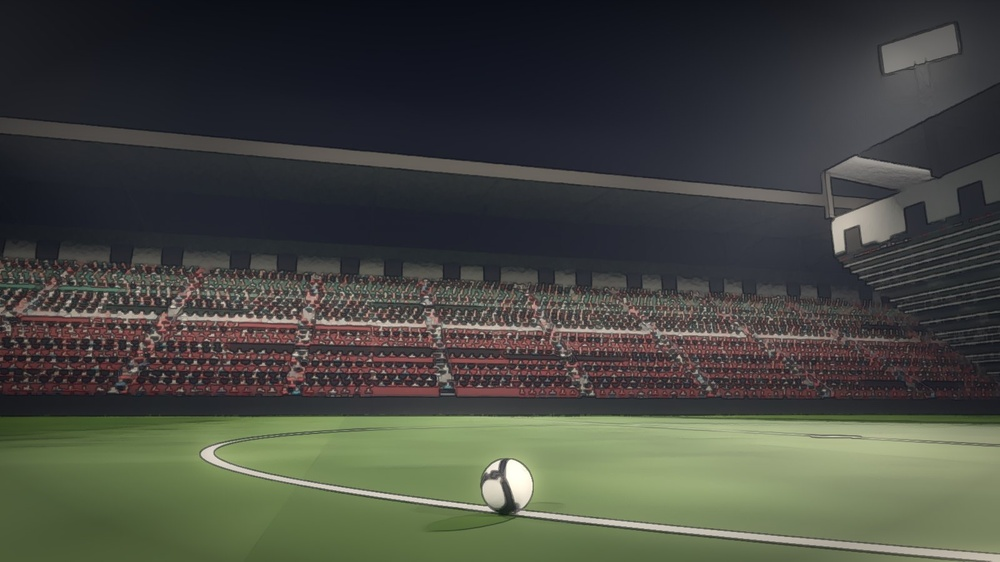
#> input picture assets/menu_key_art.jpg, 1000 x 562 px, shrunk from 1600 x 900 before the run
$ python key_art_post.py ../assets/menu_key_art.jpg ../assets/menu_key_art.jpg
#> lines starting #> are read from the running program, lines starting #| are printed output that depends on the picture
#!/usr/bin/env python3
"""Finish the Blender key art (tools/blender/make_key_art.py) as a painted poster for the menus.

  python3 tools/key_art_post.py <render.png> assets/menu_key_art.jpg

Steps: a painterly pass (edge-preserving smoothing, so the crowd and the stand read as brush work and the noise
goes), bloom round the floodlights, a split-tone grade in the menus' colours (night navy in the shadows,
floodlight gold in the highlights), the sky pulled down to night, a vignette. The floodlight's glow and beams are not baked in:
scripts/ui/menu_stage.gd animates them (its LAMP is where the lamp head sits in the picture).
"""
import sys

import cv2
import numpy as np

src, dst = sys.argv[1], sys.argv[2]
img = cv2.imread(src, cv2.IMREAD_COLOR).astype(np.float32) / 255.0
h, w = img.shape[:2]
#> h = 562; w = 1000

# 1. painted: an edge-preserving stylisation blended in (the picture stays a photo of our stadium, painted over)
u8 = (img * 255).astype(np.uint8)
#> u8 is the input picture: shape (562, 1000, 3); mean B, G, R 64.7, 72.2, 70.1
paint = cv2.stylization(u8, sigma_s=45, sigma_r=0.22).astype(np.float32) / 255.0
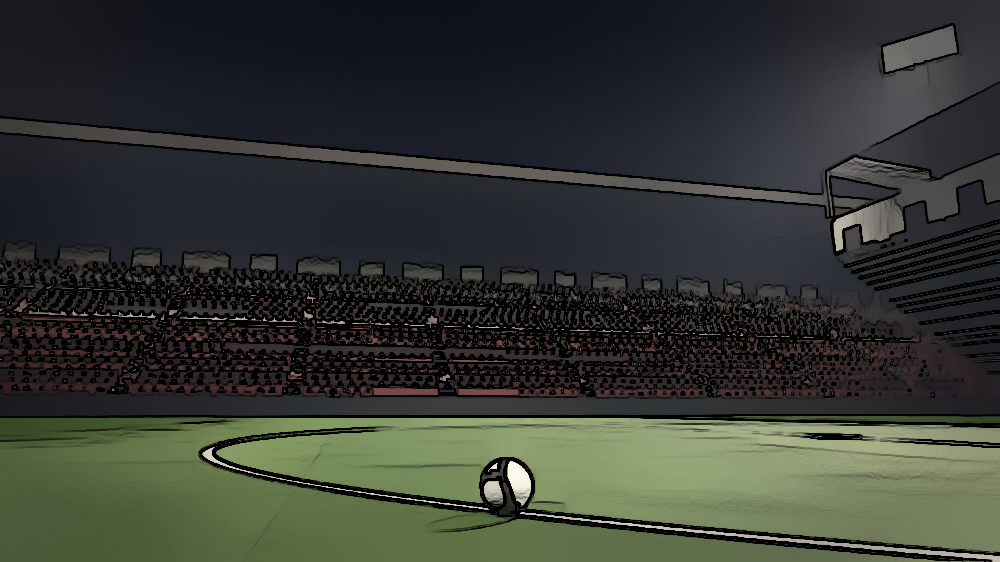
#> paint: shape (562, 1000, 3) float32; mean B, G, R 0.198, 0.222, 0.208
oil = cv2.xphoto.oilPainting(u8, 5, 1).astype(np.float32) / 255.0
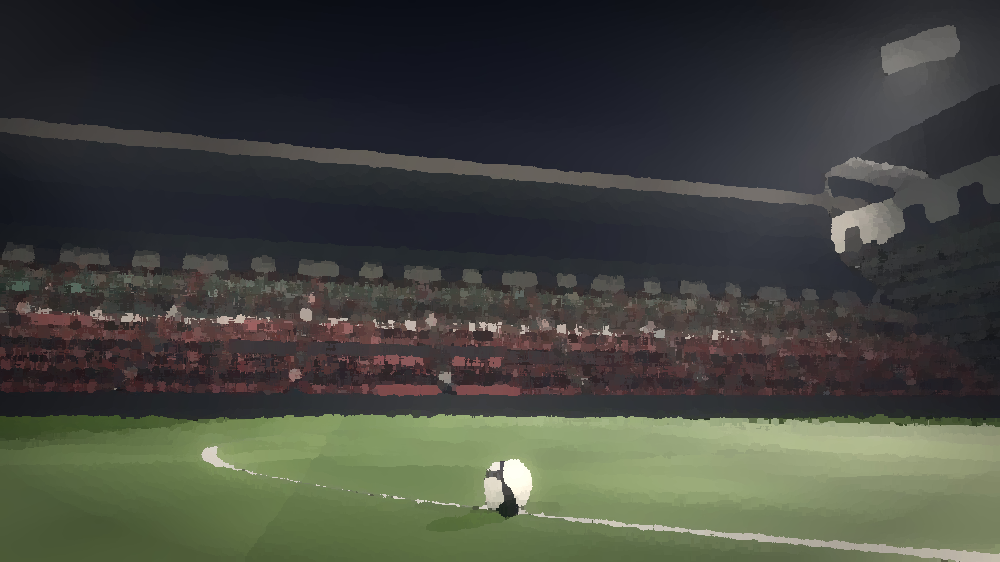
#> oil: shape (562, 1000, 3) float32; mean B, G, R 0.245, 0.274, 0.264
img = img * 0.35 + paint * 0.4 + oil * 0.25

# 2. the night: darken the sky band towards the top
yy = np.linspace(0, 1, h)[:, None, None]
#> yy = 562 values from 0 to 1
img *= 0.55 + 0.45 * np.clip(yy / 0.45, 0, 1) ** 0.8

# 3. bloom from what is bright (lamps, chalk in the light)
lum = img @ np.array([0.0722, 0.7152, 0.2126], np.float32)   # BGR
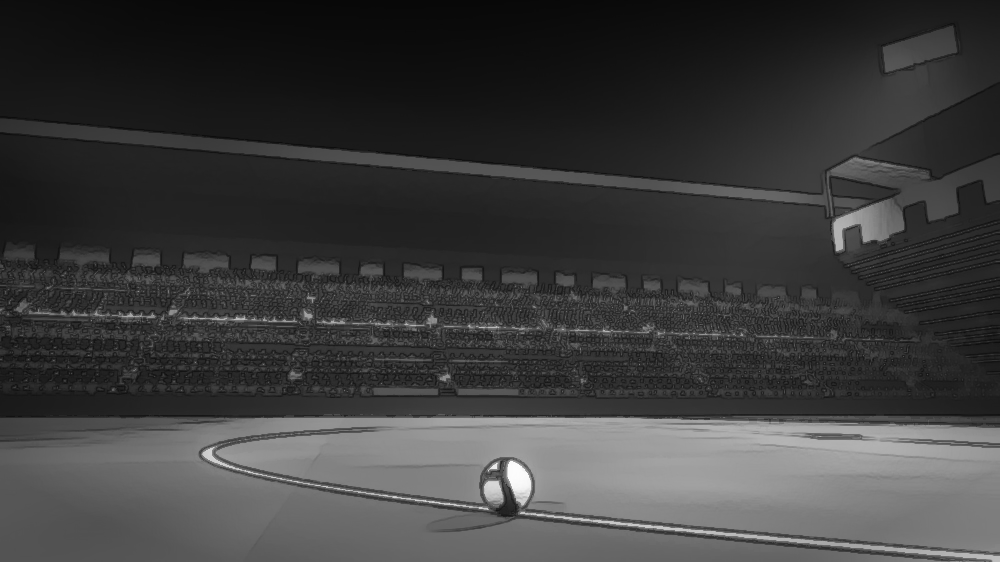
#> lum: shape (562, 1000) float32; min 0.0315, max 0.99, mean 0.239
bright = img * np.clip((lum - 0.62) / 0.38, 0, 1)[..., None]
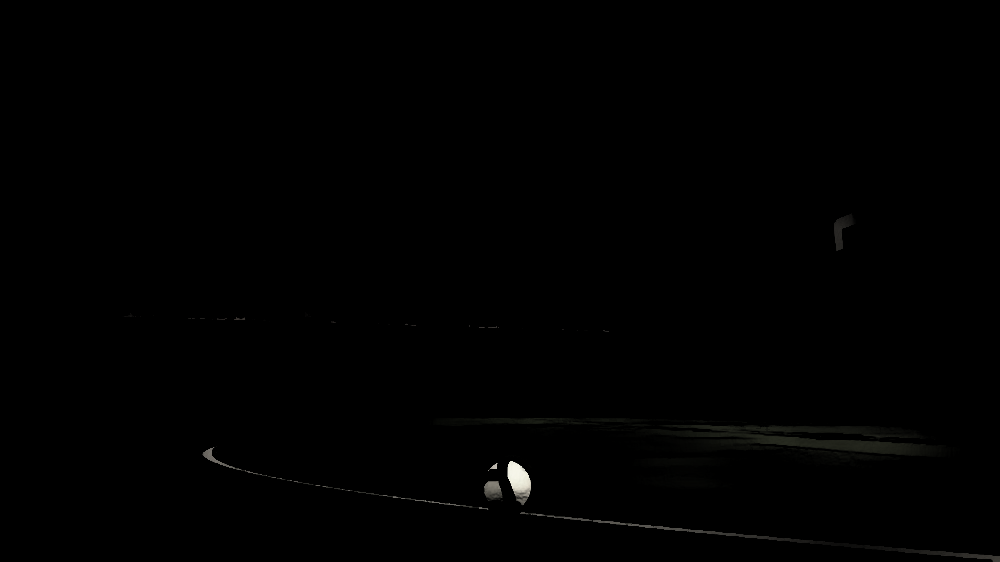
#> bright: shape (562, 1000, 3) float32; mean B, G, R 0.00271, 0.00311, 0.00307
bloom = cv2.GaussianBlur(bright, (0, 0), w * 0.012) * 0.9 + cv2.GaussianBlur(bright, (0, 0), w * 0.05) * 0.8
img = img + bloom * np.array([0.85, 0.93, 1.0], np.float32)   # warm (BGR)

# 4. split tone: shadows to night navy, highlights to floodlight gold
lum = img @ np.array([0.0722, 0.7152, 0.2126], np.float32)
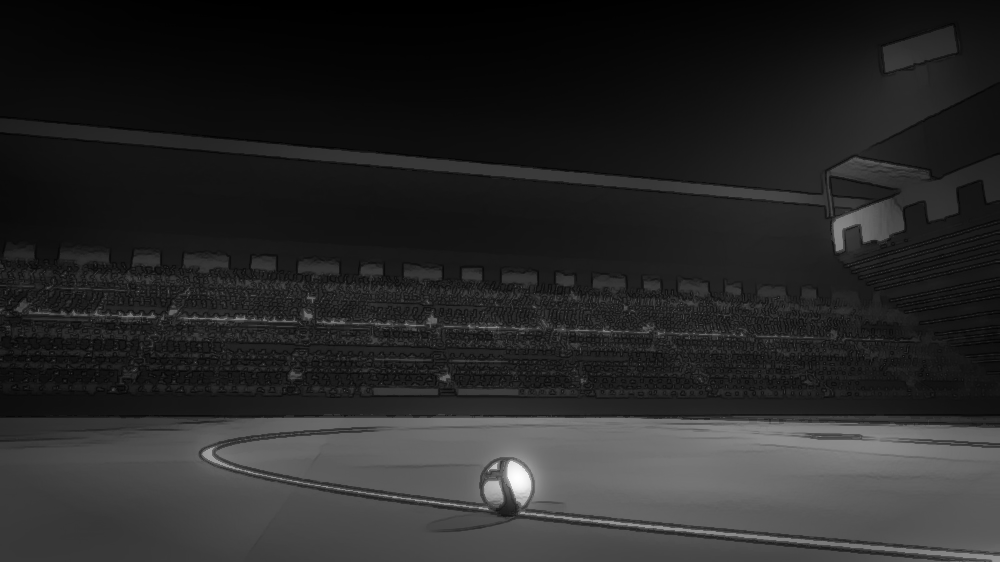
#> lum: shape (562, 1000) float32; min 0.0315, max 1.38, mean 0.244; drawn with min black and max white
navy = np.array([0.30, 0.10, 0.03], np.float32)   # BGR of a deep blue
gold = np.array([0.55, 0.82, 1.0], np.float32)
t = np.clip(lum, 0, 1)[..., None]
img = img * (0.78 + 0.22 * t) + navy * (1 - t) ** 2 * 0.22 + gold * t ** 3 * 0.12
# a little more colour in the grass and the seats
grey = (img @ np.array([0.0722, 0.7152, 0.2126], np.float32))[..., None]
img = grey + (img - grey) * 1.18

# 5. vignette
xx = np.linspace(-1, 1, w)[None, :]
yv = np.linspace(-1, 1, h)[:, None]
#> yv = 562 values from -1 to 1
v = 1.0 - 0.42 * np.clip((xx ** 2 * 0.8 + yv ** 2) - 0.25, 0, 1)
img *= v[..., None]
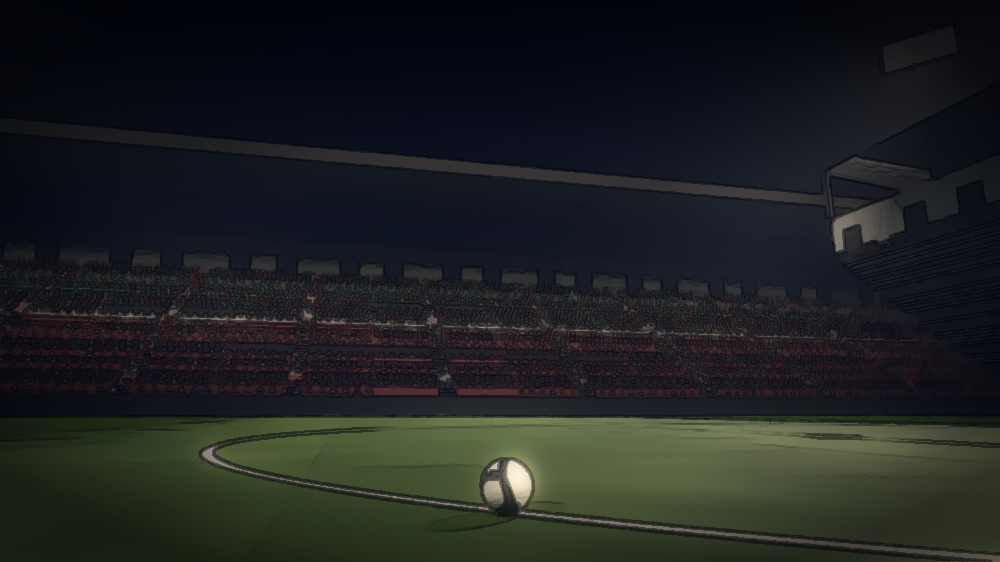
#> img: shape (562, 1000, 3) float32; mean B, G, R 0.194, 0.194, 0.179; drawn with min black and max white

out = np.clip(img, 0, 1)
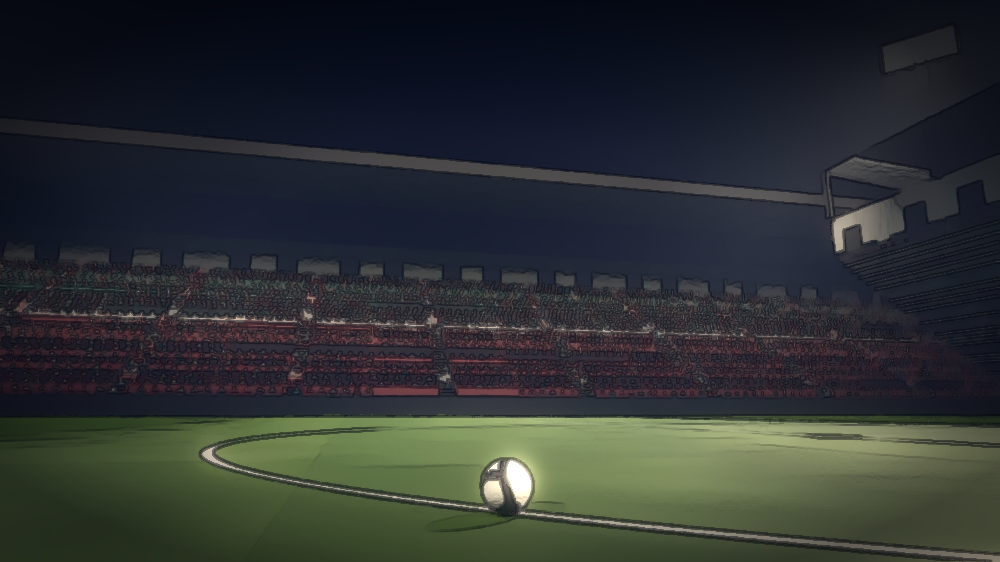
#> out: shape (562, 1000, 3) float32; mean B, G, R 0.194, 0.194, 0.178
cv2.imwrite(dst, (out * 255).astype(np.uint8), [cv2.IMWRITE_JPEG_QUALITY, 86])
print("wrote", dst, "%dx%d" % (w, h))
#| wrote ../assets/menu_key_art.jpg 1000x562
